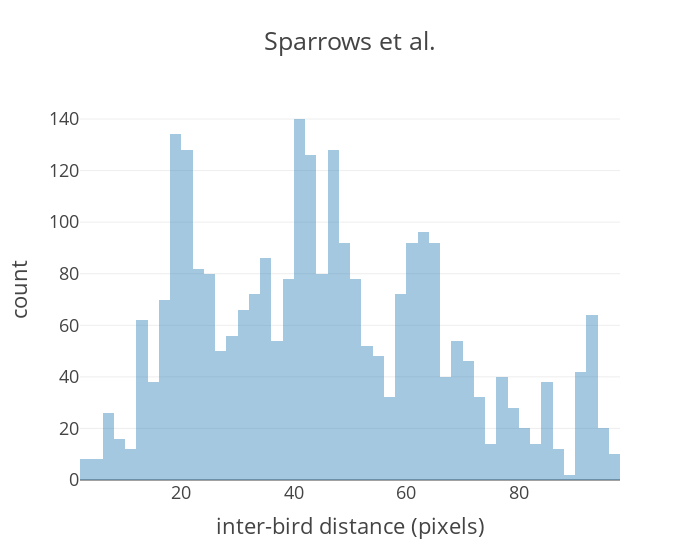
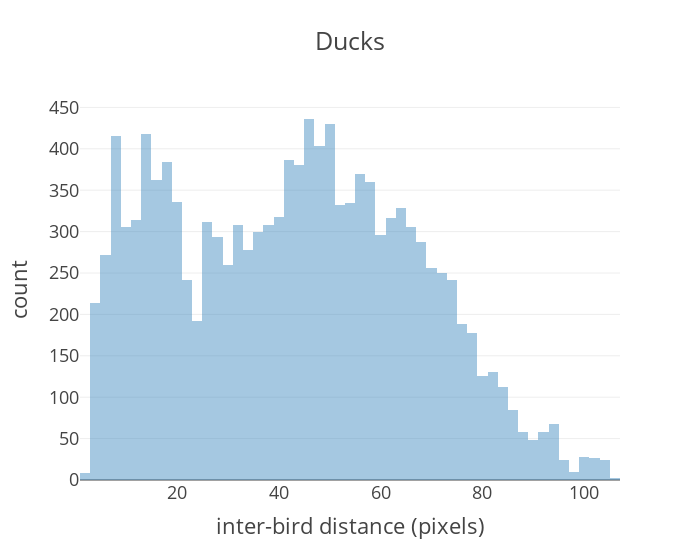

Write notebook code for charts like these, in order.
### Code cell
def cp_distances_and_peaks_elm(distances, title = ""):
    distances_list = [distance for sublist in distances for df in sublist for distance in df["distance"].tolist()]

    distances_list = list(filter(lambda x: x != 0, distances_list))
    fig = px.histogram(distances_list, template = "presentation",
                        width  = 700,
                        title  = title,
                        labels = {"value": "inter-bird distance (pixels)"},
                        opacity = .4,
                        nbins = 60
                        )
                        
    # fig.add_vline(x=10, line_width=3, line_dash="dash", line_color="red", annotation_text="10", annotation_position="top left")
    # fig.add_vline(x=20, line_width=3, line_dash="dash", line_color="red", annotation_text="20", annotation_position="top left")
    # fig.add_vline(x=45, line_width=3, line_dash="dash", line_color="red", annotation_text="45", annotation_position="top left")
    # fig.add_vline(x=85, line_width=3, line_dash="dash", line_color="red", annotation_text="85", annotation_position="top left")
    # # remove legend
    fig.update_layout(showlegend=False)
    return fig


fig = cp_distances_and_peaks_elm(sps_distances, "Sparrows et al.")
fig.show()
# save
fig.write_image("../docs/exported_figures/fig_distance_distribution_sps.png", scale=2)
fig = cp_distances_and_peaks_elm(duck_distances, "Ducks")
fig.show()
fig.write_image("../docs/exported_figures/fig_distance_distribution_ducks.png", scale=2)

### Figure 1 — Plotly figure (JSON) as saved in the notebook; plotly's stock layout.template omitted (floating-point values rounded to 4 significant figures; data arrays with more than 128 entries replaced by an {"elided": "..."} marker saying what was removed)
{"data": [{"alignmentgroup": "True", "bingroup": "x", "hovertemplate": "variable=0<br>inter-bird distance (pixels)=%{x}<br>count=%{y}<extra></extra>", "legendgroup": "0", "marker": {"color": "#1F77B4", "opacity": 0.4, "pattern": {"shape": ""}}, "name": "0", "nbinsx": 60, "offsetgroup": "0", "orientation": "v", "showlegend": true, "type": "histogram", "x": {"elided": "2730 float values"}, "xaxis": "x", "yaxis": "y"}], "layout": {"barmode": "relative", "legend": {"title": {"text": "variable"}, "tracegroupgap": 0}, "showlegend": false, "title": {"text": "Sparrows et al."}, "width": 700, "xaxis": {"anchor": "y", "domain": [0, 1], "title": {"text": "inter-bird distance (pixels)"}}, "yaxis": {"anchor": "x", "domain": [0, 1], "title": {"text": "count"}}}}

### Figure 2 — Plotly figure (JSON) as saved in the notebook; plotly's stock layout.template omitted (floating-point values rounded to 4 significant figures; data arrays with more than 128 entries replaced by an {"elided": "..."} marker saying what was removed)
{"data": [{"alignmentgroup": "True", "bingroup": "x", "hovertemplate": "variable=0<br>inter-bird distance (pixels)=%{x}<br>count=%{y}<extra></extra>", "legendgroup": "0", "marker": {"color": "#1F77B4", "opacity": 0.4, "pattern": {"shape": ""}}, "name": "0", "nbinsx": 60, "offsetgroup": "0", "orientation": "v", "showlegend": true, "type": "histogram", "x": {"elided": "12720 float values"}, "xaxis": "x", "yaxis": "y"}], "layout": {"barmode": "relative", "legend": {"title": {"text": "variable"}, "tracegroupgap": 0}, "showlegend": false, "title": {"text": "Ducks"}, "width": 700, "xaxis": {"anchor": "y", "domain": [0, 1], "title": {"text": "inter-bird distance (pixels)"}}, "yaxis": {"anchor": "x", "domain": [0, 1], "title": {"text": "count"}}}}
